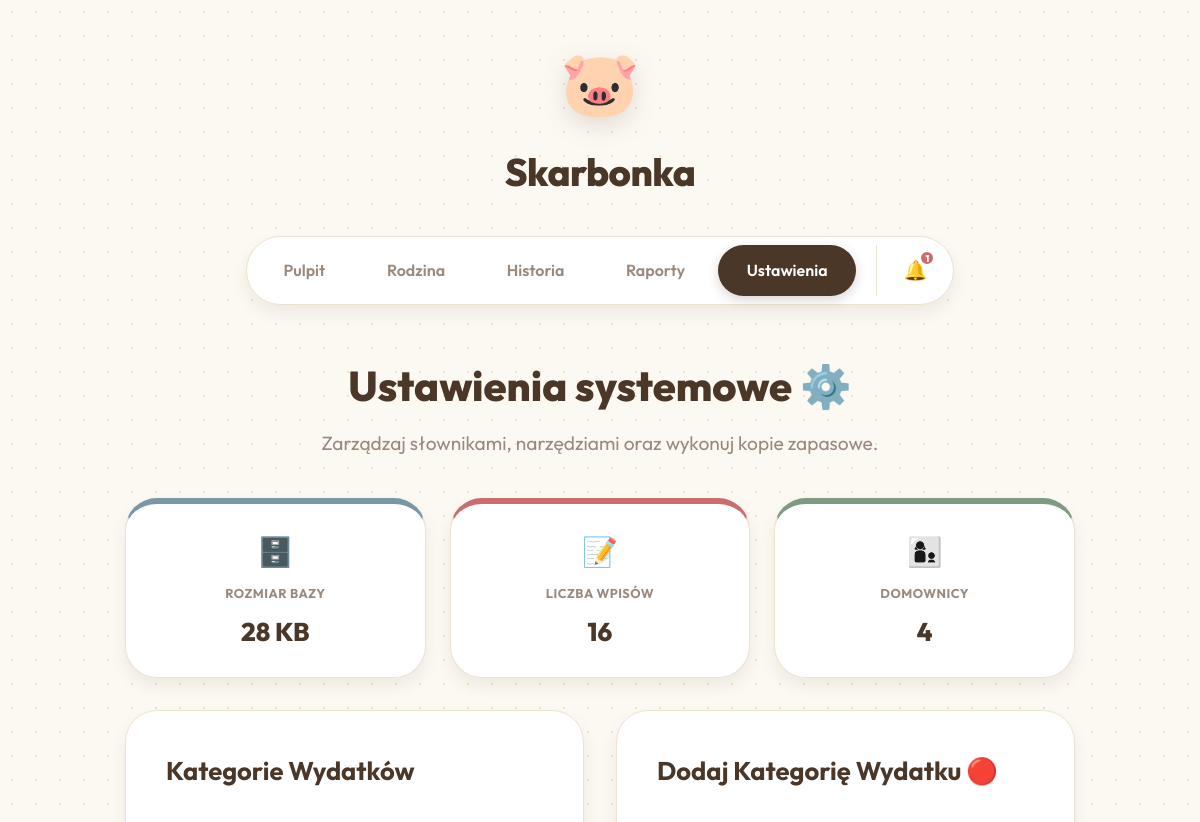
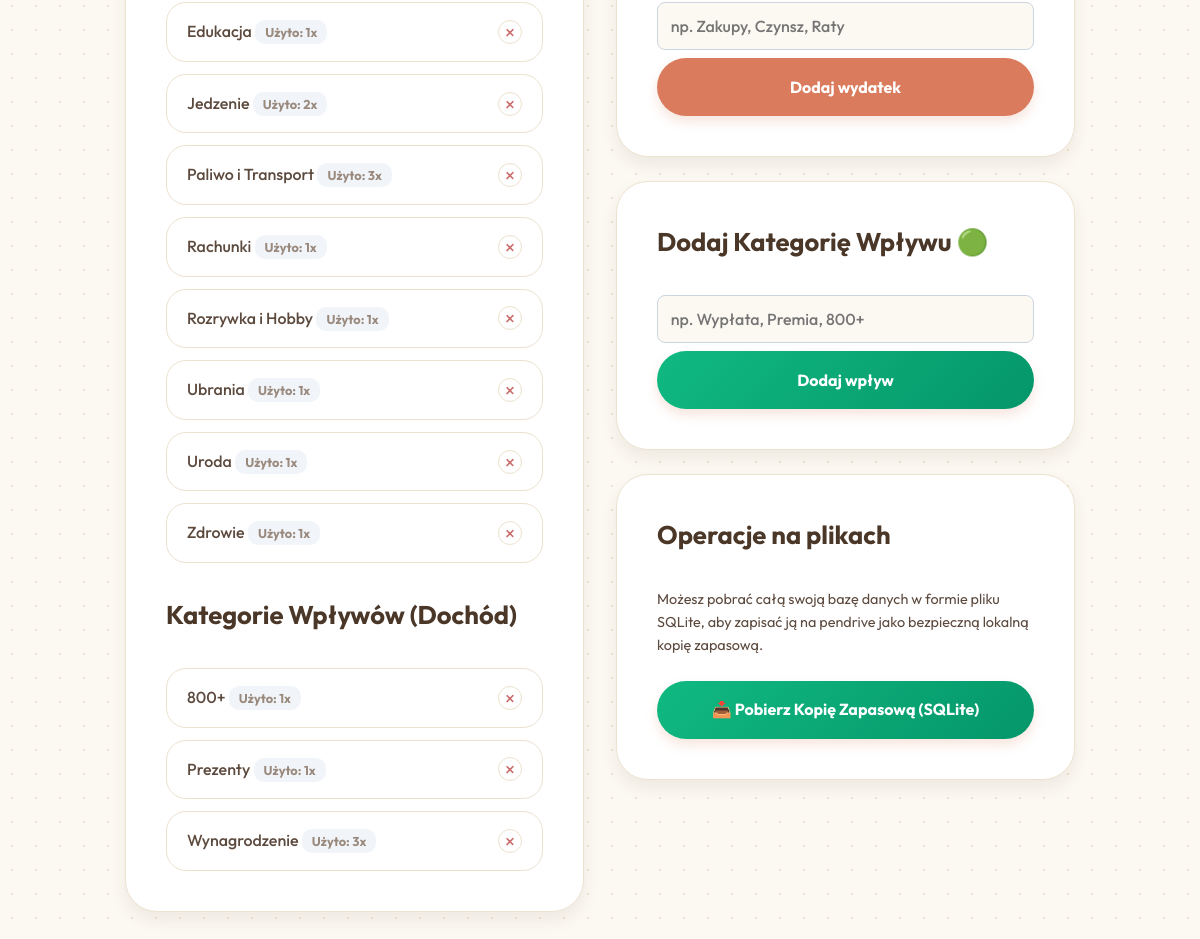
The page /settings.php on the database its author committed (2 pictures, top to bottom).
### tables this page shows
CREATE TABLE categories (
                id INTEGER PRIMARY KEY AUTOINCREMENT,
                name TEXT NOT NULL,
                type TEXT NOT NULL CHECK(type IN ('income', 'expense'))
            );

### settings.php (the view, shortened to what this page needs)
<?php
require_once 'db.php';
$stmt = $db->query("
    SELECT c.*, COUNT(t.id) as tx_count
    FROM categories c
    LEFT JOIN transactions t ON c.id = t.category_id
    GROUP BY c.id
    ORDER BY c.type, c.name
");
$categories = $stmt->fetchAll(PDO::FETCH_ASSOC);
$expenses = array_filter($categories, fn($c) => $c['type'] === 'expense');
$incomes = array_filter($categories, fn($c) => $c['type'] === 'income');
$usersCount = $db->query("SELECT COUNT(*) FROM users")->fetchColumn();
$txCount = $db->query("SELECT COUNT(*) FROM transactions")->fetchColumn();
$dbSize = file_exists('budget.sqlite') ? round(filesize('budget.sqlite') / 1024, 2) : 0;
$unreadNotifs = $db->query("SELECT * FROM notifications WHERE is_read = 0 ORDER BY created_at DESC")->fetchAll(PDO::FETCH_ASSOC);
$unreadCount = count($unreadNotifs);
?>
<!DOCTYPE html>
<html lang="pl">
<head>
    <link rel="stylesheet" href="style.css">
</head>
<body>
    <div class="app-wrapper">
        <header class="app-header">
            <div class="logo">
                <div class="logo-icon">🐷</div>
                <h1>Skarbonka</h1>
            </div>
            <nav class="top-nav">
                <a href="index.php">Pulpit</a>
                <a href="members.php">Rodzina</a>
                <a href="history.php">Historia</a>
                <a href="reports.php">Raporty</a>
                <a href="settings.php" class="active">Ustawienia</a>
                <div class="notif-center">
                    <div class="notif-bell" onclick="toggleNotifs()">
                        🔔
                        <?php if ($unreadCount > 0): ?>
                            <div class="notif-badge"><?= $unreadCount ?></div>
                        <?php endif; ?>
                    </div>
                </div>
            </nav>
        </header>
        <main class="main-content">
            <header class="topbar">
                <div>
                    <h2 class="greeting">Ustawienia systemowe ⚙️</h2>
                    <p class="subtitle">Zarządzaj słownikami, narzędziami oraz wykonuj kopie zapasowe.</p>
                </div>
            </header>
            <div class="dashboard-cards" style="margin-bottom: 2rem;">
                <div class="card glass-effect gradient-blue">
                    <div class="card-icon">🗄️</div>
                    <h3>Rozmiar Bazy</h3>
                    <p class="amount"><?= $dbSize ?> KB</p>
                </div>
                <div class="card glass-effect gradient-red">
                    <div class="card-icon">📝</div>
                    <h3>Liczba Wpisów</h3>
                    <p class="amount"><?= $txCount ?></p>
                </div>
                <div class="card glass-effect gradient-green">
                    <div class="card-icon">👩‍👦</div>
                    <h3>Domownicy</h3>
                    <p class="amount"><?= $usersCount ?></p>
                </div>
            </div>
            <div class="settings-grid">
                <section class="glass-effect section-box">
                    <div class="section-header">
                        <h3>Kategorie Wydatków</h3>
                    </div>
                    <div class="cat-list" style="margin-bottom: 2rem;">
                        <?php foreach($expenses as $c): ?>
                            <div class="cat-item">
                                <div>
                                    <span style="font-weight: 500;"><?= htmlspecialchars($c['name']) ?></span>
                                    <span class="badge-info">Użyto: <?= $c['tx_count'] ?>x</span>
                                </div>
                                <form action="delete_category.php" method="POST" style="margin: 0;" onsubmit="return confirm('Trwale usunąć tę kategorię?');">
                                    <button type="submit" class="btn-delete" title="Usuń kategorię" style="width: 24px; height: 24px;">×</button>
                                </form>
                            </div>
                        <?php endforeach; ?>
                    </div>
                    <div class="section-header">
                        <h3>Kategorie Wpływów (Dochód)</h3>
                    </div>
                    <div class="cat-list">
                        <?php foreach($incomes as $c): ?>
                            <div class="cat-item">
                                <div>
                                    <span style="font-weight: 500;"><?= htmlspecialchars($c['name']) ?></span>
                                    <span class="badge-info">Użyto: <?= $c['tx_count'] ?>x</span>
                                </div>
                                <form action="delete_category.php" method="POST" style="margin: 0;" onsubmit="return confirm('Trwale usunąć tę kategorię?');">
                                    <button type="submit" class="btn-delete" title="Usuń kategorię" style="width: 24px; height: 24px;">×</button>
                                </form>
                            </div>
                        <?php endforeach; ?>
                    </div>
                </section>
                <div style="display: flex; flex-direction: column; gap: 1.5rem;">
                    <section class="glass-effect section-box">
                        <div class="section-header">
                            <h3>Dodaj Kategorię Wydatku 🔴</h3>
                        </div>
                        <form action="add_category.php" method="POST" class="add-form" style="display: flex; gap: 0.5rem; flex-direction: column;">
                            <input type="text" name="name" required placeholder="np. Zakupy, Czynsz, Raty" style="padding: 0.8rem; border-radius: 8px; border: 1px solid #cbd5e1;">
                            <button type="submit" class="btn-primary full-width" style="margin-top: 0;">Dodaj wydatek</button>
                        </form>
                    </section>
                    <section class="glass-effect section-box">
                        <div class="section-header">
                            <h3>Dodaj Kategorię Wpływu 🟢</h3>
                        </div>
                        <form action="add_category.php" method="POST" class="add-form" style="display: flex; gap: 0.5rem; flex-direction: column;">
                            <input type="text" name="name" required placeholder="np. Wypłata, Premia, 800+" style="padding: 0.8rem; border-radius: 8px; border: 1px solid #cbd5e1;">
                            <button type="submit" class="btn-primary full-width" style="margin-top: 0; background: linear-gradient(135deg, #10b981 0%, #059669 100%);">Dodaj wpływ</button>
                        </form>
                    </section>
                    <section class="glass-effect section-box">
                        <div class="section-header">
                            <h3>Operacje na plikach</h3>
                        </div>
                        <p style="color: var(--text-secondary); font-size: 0.9rem; margin-bottom: 1.5rem;">
                            Możesz pobrać całą swoją bazę danych w formie pliku SQLite, aby zapisać ją na pendrive jako bezpieczną lokalną kopię zapasową.
                        </p>
                        <a href="export_db.php" class="btn-primary" style="display: block; text-align: center; text-decoration: none; padding: 1rem; background: linear-gradient(135deg, #10b981 0%, #059669 100%);">📥 Pobierz Kopię Zapasową (SQLite)</a>
                    </section>
                </div>
            </div>
        </main>
    </div>
</body>
</html>

### settings.php (style rules this page uses)
.settings-grid { display: grid; grid-template-columns: 1fr 1fr; gap: 2rem; }
.cat-list { display: flex; flex-direction: column; gap: 0.75rem; }
.cat-item { display: flex; justify-content: space-between; align-items: center; background: white; padding: 1rem 1.25rem; border-radius: var(--br-md); border: 1px solid var(--border); transition: var(--transition); }
.badge-info { font-size: 0.8rem; font-weight: 700; background: #f1f5f9; padding: 4px 10px; border-radius: 10px; color: var(--text-muted); }

### rows shown on the page
categories: name "Edukacja", tx_count "1"
categories: name "Jedzenie", tx_count "2"
categories: name "Paliwo i Transport", tx_count "3"
categories: name "Rachunki", tx_count "1"
categories: name "Rozrywka i Hobby", tx_count "1"
categories: name "Ubrania", tx_count "1"
categories: name "Uroda", tx_count "1"
categories: name "Zdrowie", tx_count "1"
categories: name "800+", tx_count "1"
categories: name "Prezenty", tx_count "1"
categories: name "Wynagrodzenie", tx_count "3"

### other values the page prints
$unreadCount "1"
$dbSize "28"
$txCount "16"
$usersCount "4"
